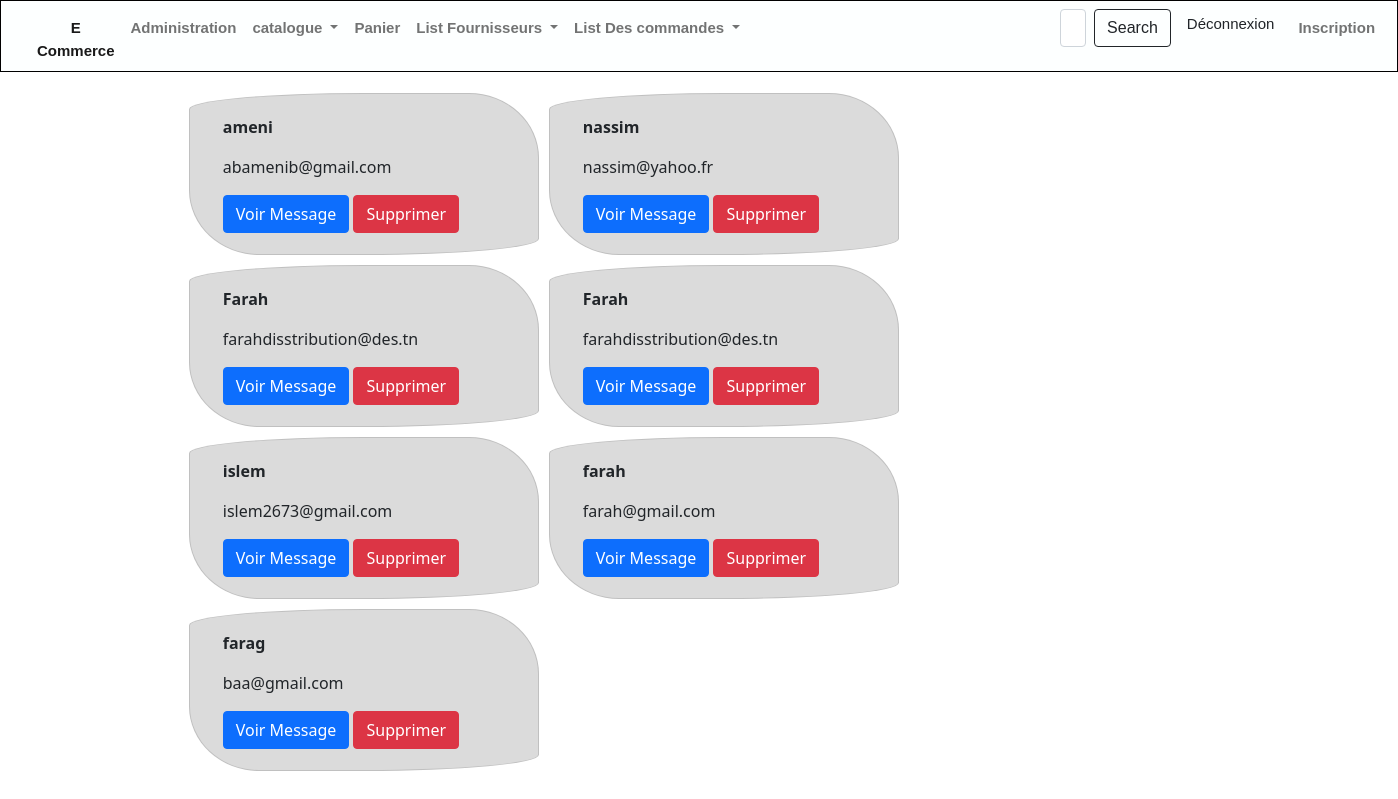
Screenshot of /magasin/TtMessage/ with the database file from the repository.
### magasin/models.py (models this page shows, shortened)
class Message(models.Model):
    nom = models.CharField(max_length=100)
    email = models.EmailField(max_length=254)
    message = models.TextField()

### magasin/views.py (the view)
# urls.py: path('TtMessage/', views.TtMessage, name='TtMessage'),
def TtMessage(request):
        messages= Message.objects.all()
        context={'messages':messages}
        return render( request,'messages/messages.html',context )

### magasin/templates/messages/messages.html (shortened to what this page needs)
{% extends 'magasin/base.html' %}
{% block content %}
<div class="container-fluid mt-3">
    <div class="row-9">
        <div id='messages' class="col-lg-9 mx-auto" style="margin:5px;">
            <div class="row mx-auto">
                {% for message in messages %}
                 <div class="card" id={{message.id}} style="background-color: rgb(219, 219, 219);width:350px;border-radius: 50% 20% / 10% 40%;margin:5px;">
                    <div id={{message.id}} style="margin:5px;">
                            <div class="card-body" >
                        <p class="card-text"><b>{{message.nom}}</b></p>
                        <p class="card-text">{{message.email}}</p>
                        <div style="width: 350px;">
                        <a href="{% url 'detail_message' msg_id=message.id %}" class="btn btn-primary">Voir Message</a>
                      <a href="{% url 'delete_message' message.id %}" class="btn btn-danger" >Supprimer</a>
                    </div>
                </div>
            </div>
        </div>
                {% endfor %}
            </div>
        </div>
    </div>
</div>
{% endblock %}

### rows the page displays
Message: nom "ameni", email "abamenib@gmail.com"
Message: nom "nassim", email "nassim@yahoo.fr"
Message: nom "Farah", email "farahdisstribution@des.tn"
Message: nom "Farah", email "farahdisstribution@des.tn"
Message: nom "islem", email "islem2673@gmail.com"
Message: nom "farah", email "farah@gmail.com"
Message: nom "farag", email "baa@gmail.com"
